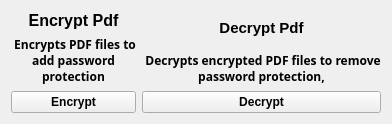
                 <widget class="QWidget" name="widget_45" native="true">
                  <layout class="QHBoxLayout" name="horizontalLayout_25">
                   <item>
                    <layout class="QVBoxLayout" name="verticalLayout_59">
                     <item>
                      <widget class="QLabel" name="performancelabel_12">
                       <property name="font">
                        <font>
                         <pointsize>12</pointsize>
                         <bold>true</bold>
                        </font>
                       </property>
                       <property name="text">
                        <string>Encrypt Pdf</string>
                       </property>
                       <property name="alignment">
                        <set>Qt::AlignCenter</set>
                       </property>
                       <property name="margin">
                        <number>2</number>
                       </property>
                      </widget>
                     </item>
                     <item>
                      <widget class="QLabel" name="label_4">
                       <property name="font">
                        <font>
                         <family>Segoe UI Variable Small Semibol</family>
                         <bold>true</bold>
                        </font>
                       </property>
                       <property name="text">
                        <string> Encrypts PDF files to add password protection</string>
                       </property>
                       <property name="alignment">
                        <set>Qt::AlignCenter</set>
                       </property>
                       <property name="wordWrap">
                        <bool>true</bool>
                       </property>
                       <property name="margin">
                        <number>3</number>
                       </property>
                      </widget>
                     </item>
                     <item>
                      <widget class="QPushButton" name="statsbtn_12">
                       <property name="font">
                        <font>
                         <bold>true</bold>
                        </font>
                       </property>
                       <property name="text">
                        <string>Encrypt</string>
                       </property>
                       <property name="icon">
                        <iconset resource="resource.qrc">
                         <normaloff>:/icons/icons/icons8-encrypt-50.png</normaloff>:/icons/icons/icons8-encrypt-50.png</iconset>
                       </property>
                       <property name="iconSize">
                        <size>
                         <width>20</width>
                         <height>20</height>
                        </size>
                       </property>
                      </widget>
                     </item>
                    </layout>
                   </item>
                   <item>
                    <layout class="QVBoxLayout" name="verticalLayout_66">
                     <item>
                      <widget class="QLabel" name="mt5label_11">
                       <property name="font">
                        <font>
                         <pointsize>11</pointsize>
                         <bold>true</bold>
                        </font>
                       </property>
                       <property name="text">
                        <string>Decrypt Pdf</string>
                       </property>
                       <property name="alignment">
                        <set>Qt::AlignCenter</set>
                       </property>
                       <property name="margin">
                        <number>2</number>
                       </property>
                      </widget>
                     </item>
                     <item>
                      <widget class="QLabel" name="label_7">
                       <property name="font">
                        <font>
                         <family>Segoe UI Variable Small Semibol</family>
                         <bold>true</bold>
                        </font>
                       </property>
                       <property name="text">
                        <string> Decrypts encrypted PDF files to remove password protection,</string>
                       </property>
                       <property name="alignment">
                        <set>Qt::AlignCenter</set>
                       </property>
                       <property name="wordWrap">
                        <bool>true</bool>
                       </property>
                       <property name="margin">
                        <number>3</number>
                       </property>
                      </widget>
                     </item>
                     <item>
                      <widget class="QPushButton" name="setupbtn_11">
                       <property name="font">
                        <font>
                         <bold>true</bold>
                        </font>
                       </property>
                       <property name="text">
                        <string>Decrypt</string>
                       </property>
                       <property name="icon">
                        <iconset resource="resource.qrc">
                         <normaloff>:/icons/icons/icons8-access-30.png</normaloff>:/icons/icons/icons8-access-30.png</iconset>
                       </property>
                       <property name="iconSize">
                        <size>
                         <width>20</width>
                         <height>20</height>
                        </size>
                       </property>
                      </widget>
                     </item>
                    </layout>
                   </item>
                  </layout>
                 </widget>
